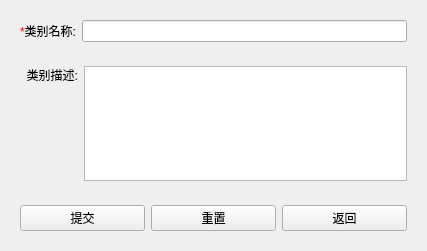
<?xml version="1.0" encoding="UTF-8"?>
<ui version="4.0">
 <class>addType</class>
 <widget class="QWidget" name="addType">
  <property name="geometry">
   <rect>
    <x>0</x>
    <y>0</y>
    <width>427</width>
    <height>251</height>
   </rect>
  </property>
  <property name="minimumSize">
   <size>
    <width>427</width>
    <height>251</height>
   </size>
  </property>
  <property name="maximumSize">
   <size>
    <width>427</width>
    <height>251</height>
   </size>
  </property>
  <property name="windowTitle">
   <string>Form</string>
  </property>
  <layout class="QVBoxLayout" name="verticalLayout">
   <item>
    <widget class="QWidget" name="widget" native="true">
     <layout class="QHBoxLayout" name="horizontalLayout">
      <item>
       <widget class="QLabel" name="label_2">
        <property name="mouseTracking">
         <bool>true</bool>
        </property>
        <property name="text">
         <string>&lt;span style=&quot;color: red;&quot;&gt;*&lt;/span&gt;类别名称:</string>
        </property>
       </widget>
      </item>
      <item>
       <widget class="QLineEdit" name="lineEdit"/>
      </item>
     </layout>
    </widget>
   </item>
   <item>
    <widget class="QWidget" name="widget_2" native="true">
     <layout class="QGridLayout" name="gridLayout">
      <item row="0" column="0">
       <widget class="QLabel" name="label">
        <property name="text">
         <string>  类别描述:</string>
        </property>
       </widget>
      </item>
      <item row="1" column="0">
       <spacer name="verticalSpacer">
        <property name="orientation">
         <enum>Qt::Vertical</enum>
        </property>
        <property name="sizeHint" stdset="0">
         <size>
          <width>20</width>
          <height>40</height>
         </size>
        </property>
       </spacer>
      </item>
      <item row="0" column="1" rowspan="2">
       <widget class="QTextEdit" name="textEdit"/>
      </item>
     </layout>
    </widget>
   </item>
   <item>
    <widget class="QWidget" name="widget_3" native="true">
     <layout class="QHBoxLayout" name="horizontalLayout_3">
      <item>
       <widget class="QPushButton" name="pushButton">
        <property name="text">
         <string>提交</string>
        </property>
       </widget>
      </item>
      <item>
       <widget class="QPushButton" name="pushButton_2">
        <property name="text">
         <string>重置</string>
        </property>
       </widget>
      </item>
      <item>
       <widget class="QPushButton" name="pushButton_3">
        <property name="text">
         <string>返回</string>
        </property>
       </widget>
      </item>
     </layout>
    </widget>
   </item>
  </layout>
 </widget>
 <resources/>
 <connections/>
</ui>
